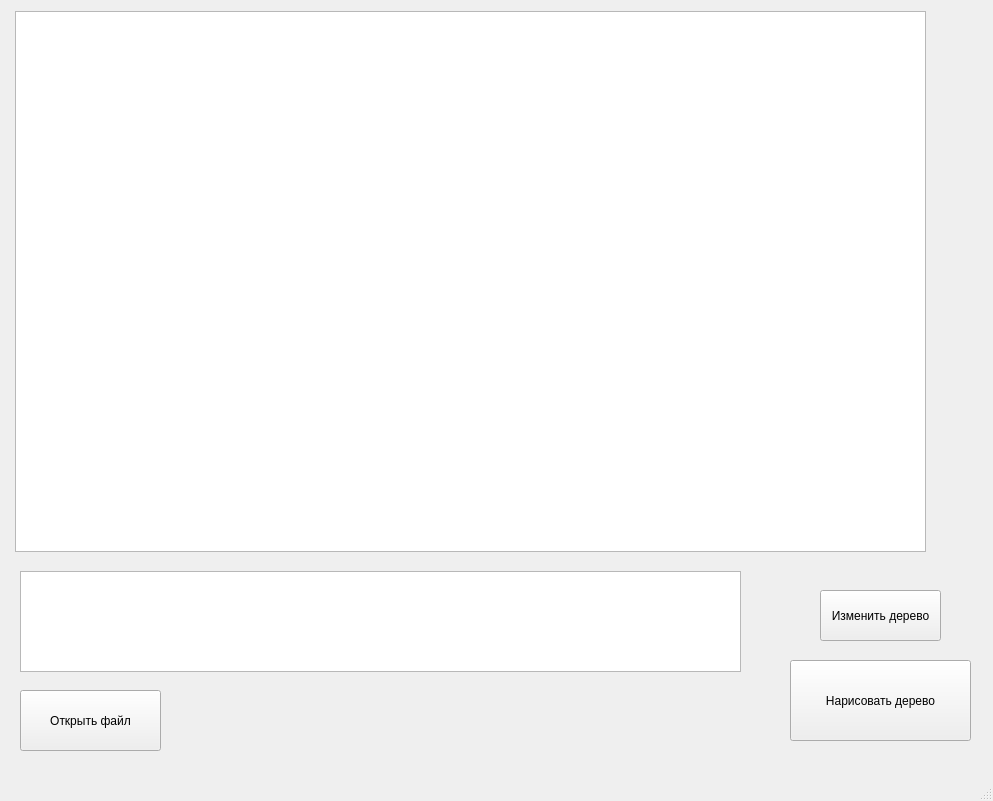
<?xml version="1.0" encoding="UTF-8"?>
<ui version="4.0">
 <class>MainWindow</class>
 <widget class="QMainWindow" name="MainWindow">
  <property name="geometry">
   <rect>
    <x>0</x>
    <y>0</y>
    <width>993</width>
    <height>801</height>
   </rect>
  </property>
  <property name="windowTitle">
   <string>MainWindow</string>
  </property>
  <widget class="QWidget" name="centralwidget">
   <widget class="QPushButton" name="pushButton">
    <property name="geometry">
     <rect>
      <x>790</x>
      <y>660</y>
      <width>181</width>
      <height>81</height>
     </rect>
    </property>
    <property name="text">
     <string>Нарисовать дерево</string>
    </property>
   </widget>
   <widget class="QGraphicsView" name="graphicsView">
    <property name="geometry">
     <rect>
      <x>15</x>
      <y>11</y>
      <width>911</width>
      <height>541</height>
     </rect>
    </property>
   </widget>
   <widget class="QTextBrowser" name="textBrowser">
    <property name="geometry">
     <rect>
      <x>20</x>
      <y>571</y>
      <width>721</width>
      <height>101</height>
     </rect>
    </property>
   </widget>
   <widget class="QPushButton" name="pushButton_2">
    <property name="geometry">
     <rect>
      <x>20</x>
      <y>690</y>
      <width>141</width>
      <height>61</height>
     </rect>
    </property>
    <property name="text">
     <string>Открыть файл</string>
    </property>
   </widget>
   <widget class="QPushButton" name="pushButton_3">
    <property name="geometry">
     <rect>
      <x>820</x>
      <y>590</y>
      <width>121</width>
      <height>51</height>
     </rect>
    </property>
    <property name="text">
     <string>Изменить дерево</string>
    </property>
   </widget>
  </widget>
  <widget class="QMenuBar" name="menubar">
   <property name="geometry">
    <rect>
     <x>0</x>
     <y>0</y>
     <width>993</width>
     <height>21</height>
    </rect>
   </property>
  </widget>
  <widget class="QStatusBar" name="statusbar"/>
 </widget>
 <resources/>
 <connections/>
</ui>
